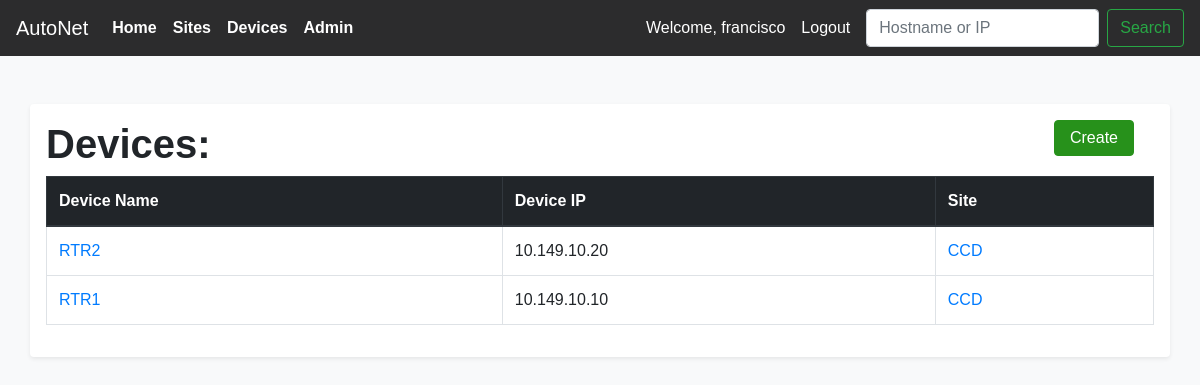
/devices (signed in), run on an earlier commit of the app's database.
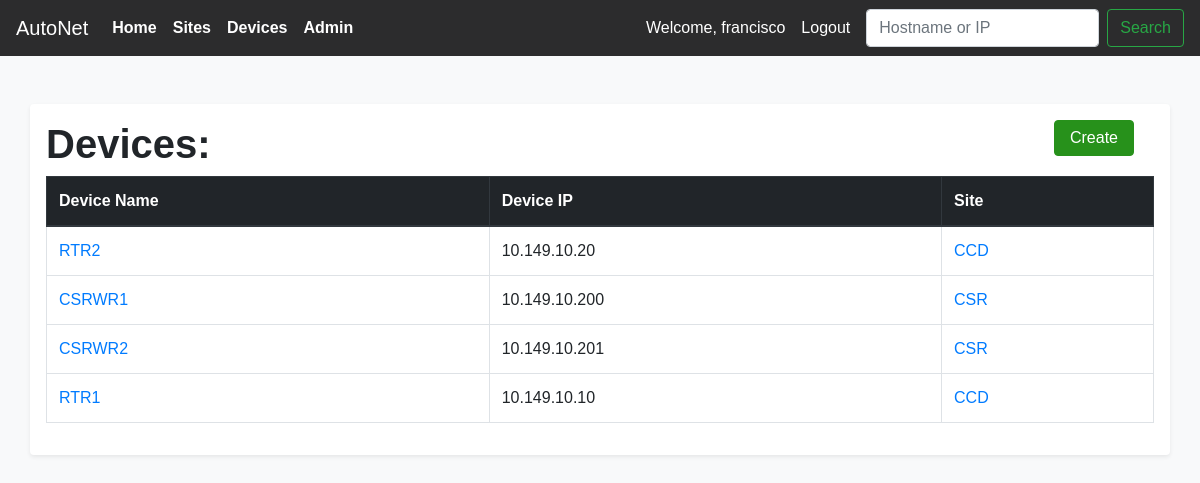
And on a later commit of the database.
### main_app/models.py (models this page shows, shortened)
class Devices(models.Model):
    VENDOR_LIST = (('C', 'Cisco'),
                                    ('J', 'Juniper'),
                                    ('A', 'Arista'),
                                    )
    device_name = models.CharField(max_length=100)
    device_ip = models.GenericIPAddressField()
    device_model = models.CharField(max_length=100, null=True, blank=True)
    device_sn = models.CharField(max_length=250, null=True, blank=True)
    uuid = models.UUIDField( #used by the API to look up the record
                            db_index=True,
                            default=uuid_lib.uuid4,
                            editable=False)
    vendor = models.CharField(choices=VENDOR_LIST, max_length=10,
                                                default=VENDOR_LIST[0])
    site = models.ForeignKey(Sites,
                            on_delete=models.CASCADE,
                            related_name = 'devices',
                            )
    objects = models.Manager()

class Sites(models.Model):
    site_name = models.CharField(max_length=100)
    site_location = models.CharField(max_length=250)
    uuid = models.UUIDField( #used by the API to look up the record
                            db_index=True,
                            default=uuid_lib.uuid4,
                            editable=False)
    site_address = models.CharField(max_length=400, null=True)
    site_poc_name = models.CharField(max_length=100)
    site_poc_number = models.CharField(max_length=30)

### main_app/views.py (the view)
# urls.py: path('devices', views.DeviceListView.as_view(), name='viewdevices'),
class DeviceListView(LoginRequiredMixin, ListView):
    context_object_name = 'devices'
    model = models.Devices
    paginate_by = 10

### main_app/templates/main_app/devices_list.html (shortened to what this page needs)
{% extends 'main_app/main_app_base.html' %}
{%block content %}
  <div class="container shadow-sm p-3 mb-5 bg-white rounded">
      <div class="container">
        <a class="" href="{% url 'main_app:createdevice' %}">
          <input class="float-right" id="btn-save" type="submit" value="Create">
        </a>
      </div>
      <div class="">
        <h1><strong>Devices:</strong></h1>
        <table class="table table-bordered">
          <thead class="thead-dark">
            <th>Device Name</th>
            <th>Device IP</th>
            <th>Site</th>
          </thead>
          {% for device in devices %}
          <tr>
              <td><a href="devices/{{device.id}}">{{device.device_name}}</a></td>
              <td>{{device.device_ip}}</td>
              <td><a href="sites/{{ device.site.id }}">{{device.site.site_name}}</a></td>
          </tr>
          {%endfor%}
        </table>
      </div>
  </div>
{%endblock content %}

### main_app/templates/main_app/main_app_base.html (shortened to what this page needs)
<!DOCTYPE html>
<html lang="en" dir="ltr">
  <head>
    <link rel="stylesheet" href="https://stackpath.bootstrapcdn.com/bootstrap/4.1.3/css/bootstrap.min.css">
    {% load staticfiles %}
    <link rel="stylesheet" href="{% static 'css/form.css' %}">
  </head>
  <body class="bg-light" style="font-family: sans-serif;">
    <header>
    <div class="mb-4">
      <nav class="navbar navbar-expand-lg navbar-dark fixed-top" style="background-color: #2c2c2d;">
        <a class="navbar-brand" href="{% url 'main_app:home' %}">AutoNet</a>
        <div class="collapse navbar-collapse" id="navbarSupportedContent">
          <ul class="navbar-nav mr-auto">
            <li class="nav-item active">
              <a class="nav-link" href="{% url 'main_app:home' %}"><strong>Home</strong><span class="sr-only">(current)</span></a>
            </li>
            <li class="nav-item active">
              <a class="nav-link" href="{% url 'main_app:viewsites' %}"><strong>Sites</strong></a>
            </li>
            <li class="nav-item active">
              <a class="nav-link" href="{% url 'main_app:viewdevices' %}"><strong>Devices</strong></a>
            </li>
            <li class="nav-item active">
              <a class="nav-link" href="{% url 'admin:index' %}"><strong>Admin</strong></a>
            </li>
          </ul>
          <div class="">
            {% if user.is_authenticated%}
            <ul class="navbar-nav mr-auto">
              <li class="nav-item active">
                <a class="nav-link" href="#">Welcome, {{user.username}}</a>
              </li>
              <li class="nav-item active">
                <a class="nav-link" href="{% url 'users:logout' %}">Logout</a>
              </li>
            </ul>
            {% endif %}
          </div>
          <form class="form-inline my-2 my-lg-0" action="{% url 'main_app:search'%}" method="get">
              <input class="form-control ml-2 mr-sm-2 " type="search"  name="item" placeholder="Hostname or IP" aria-label="Search">
              <button class="btn btn-outline-success my-2 my-sm-0" type="submit">Search</button>
        </form>
        </div>
      </nav>
    </div>
    </header>
    <br>
    <div class="container" style="padding: 16px 0px;">
    </div>
    <br>
    {%block content %}
    {%endblock content %}
  </body>
</html>

### main_app/static/css/form.css (style rules this page uses)
#btn-save { background-color: #27911b; color: white; padding: 5px 15px; margin: 0px 5px; border: 1px solid #27911b; border-radius: 4px; }

What changed in the data, as far as the page shows it:
added Devices: device_name "CSRWR1", device_ip "10.149.10.200", site.site_name "CSR"
added Devices: device_name "CSRWR2", device_ip "10.149.10.201", site.site_name "CSR"
